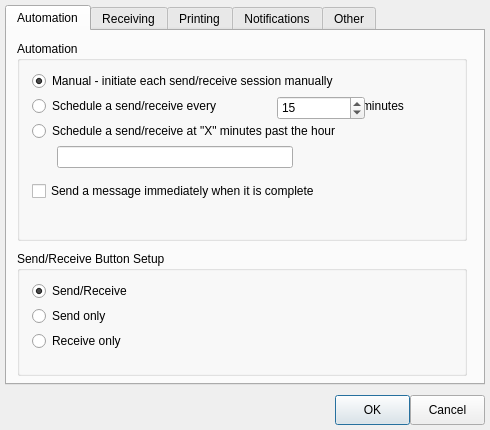
<?xml version="1.0" encoding="UTF-8"?>
<ui version="4.0">
 <class>SendReceiveSettingsDialogClass</class>
 <widget class="QDialog" name="SendReceiveSettingsDialogClass">
  <property name="geometry">
   <rect>
    <x>0</x>
    <y>0</y>
    <width>490</width>
    <height>430</height>
   </rect>
  </property>
  <property name="windowTitle">
   <string>SendReceiveSettingsDialog</string>
  </property>
  <widget class="QTabWidget" name="tabWidget">
   <property name="geometry">
    <rect>
     <x>5</x>
     <y>5</y>
     <width>480</width>
     <height>380</height>
    </rect>
   </property>
   <property name="currentIndex">
    <number>0</number>
   </property>
   <widget class="QWidget" name="tab">
    <attribute name="title">
     <string>Automation</string>
    </attribute>
    <widget class="QGroupBox" name="groupBox_5">
     <property name="geometry">
      <rect>
       <x>10</x>
       <y>10</y>
       <width>450</width>
       <height>200</height>
      </rect>
     </property>
     <property name="title">
      <string>Automation</string>
     </property>
     <widget class="QRadioButton" name="cManual">
      <property name="geometry">
       <rect>
        <x>15</x>
        <y>30</y>
        <width>400</width>
        <height>20</height>
       </rect>
      </property>
      <property name="text">
       <string>Manual - initiate each send/receive session manually</string>
      </property>
      <property name="checked">
       <bool>true</bool>
      </property>
     </widget>
     <widget class="QRadioButton" name="cEveryN">
      <property name="geometry">
       <rect>
        <x>15</x>
        <y>55</y>
        <width>240</width>
        <height>20</height>
       </rect>
      </property>
      <property name="text">
       <string>Schedule a send/receive every</string>
      </property>
     </widget>
     <widget class="QRadioButton" name="cEveryX">
      <property name="geometry">
       <rect>
        <x>15</x>
        <y>80</y>
        <width>400</width>
        <height>20</height>
       </rect>
      </property>
      <property name="text">
       <string>Schedule a send/receive at &quot;X&quot; minutes past the hour</string>
      </property>
     </widget>
     <widget class="QLineEdit" name="cEveryXList">
      <property name="geometry">
       <rect>
        <x>40</x>
        <y>105</y>
        <width>236</width>
        <height>22</height>
       </rect>
      </property>
     </widget>
     <widget class="QLabel" name="label_4">
      <property name="geometry">
       <rect>
        <x>345</x>
        <y>55</y>
        <width>55</width>
        <height>20</height>
       </rect>
      </property>
      <property name="text">
       <string>minutes</string>
      </property>
     </widget>
     <widget class="QSpinBox" name="cEveryNTime">
      <property name="geometry">
       <rect>
        <x>260</x>
        <y>55</y>
        <width>88</width>
        <height>24</height>
       </rect>
      </property>
      <property name="minimum">
       <number>1</number>
      </property>
      <property name="maximum">
       <number>999</number>
      </property>
      <property name="value">
       <number>15</number>
      </property>
     </widget>
     <widget class="QCheckBox" name="cSendImmediate">
      <property name="geometry">
       <rect>
        <x>15</x>
        <y>140</y>
        <width>400</width>
        <height>20</height>
       </rect>
      </property>
      <property name="text">
       <string>Send a message immediately when it is complete</string>
      </property>
     </widget>
    </widget>
    <widget class="QGroupBox" name="groupBox_6">
     <property name="geometry">
      <rect>
       <x>10</x>
       <y>220</y>
       <width>450</width>
       <height>125</height>
      </rect>
     </property>
     <property name="title">
      <string>Send/Receive Button Setup</string>
     </property>
     <widget class="QRadioButton" name="cSendReceive">
      <property name="geometry">
       <rect>
        <x>15</x>
        <y>30</y>
        <width>205</width>
        <height>20</height>
       </rect>
      </property>
      <property name="text">
       <string>Send/Receive</string>
      </property>
      <property name="checked">
       <bool>true</bool>
      </property>
     </widget>
     <widget class="QRadioButton" name="cSendOnly">
      <property name="geometry">
       <rect>
        <x>15</x>
        <y>55</y>
        <width>205</width>
        <height>20</height>
       </rect>
      </property>
      <property name="text">
       <string>Send only</string>
      </property>
     </widget>
     <widget class="QRadioButton" name="cReceiveOnly">
      <property name="geometry">
       <rect>
        <x>15</x>
        <y>80</y>
        <width>205</width>
        <height>20</height>
       </rect>
      </property>
      <property name="text">
       <string>Receive only</string>
      </property>
     </widget>
    </widget>
   </widget>
   <widget class="QWidget" name="tab_2">
    <attribute name="title">
     <string>Receiving</string>
    </attribute>
    <widget class="QGroupBox" name="groupBox_2">
     <property name="geometry">
      <rect>
       <x>10</x>
       <y>10</y>
       <width>450</width>
       <height>330</height>
      </rect>
     </property>
     <property name="title">
      <string>GroupBox</string>
     </property>
    </widget>
   </widget>
   <widget class="QWidget" name="tab_3">
    <attribute name="title">
     <string>Printing</string>
    </attribute>
    <widget class="QGroupBox" name="groupBox_3">
     <property name="geometry">
      <rect>
       <x>10</x>
       <y>10</y>
       <width>450</width>
       <height>330</height>
      </rect>
     </property>
     <property name="title">
      <string>GroupBox</string>
     </property>
    </widget>
   </widget>
   <widget class="QWidget" name="tab_4">
    <attribute name="title">
     <string>Notifications</string>
    </attribute>
    <widget class="QGroupBox" name="groupBox_4">
     <property name="geometry">
      <rect>
       <x>10</x>
       <y>10</y>
       <width>450</width>
       <height>330</height>
      </rect>
     </property>
     <property name="title">
      <string>GroupBox</string>
     </property>
    </widget>
   </widget>
   <widget class="QWidget" name="tab_5">
    <attribute name="title">
     <string>Other</string>
    </attribute>
    <widget class="QGroupBox" name="groupBox_7">
     <property name="geometry">
      <rect>
       <x>10</x>
       <y>10</y>
       <width>450</width>
       <height>330</height>
      </rect>
     </property>
     <property name="title">
      <string>GroupBox</string>
     </property>
    </widget>
   </widget>
  </widget>
  <widget class="QPushButton" name="cOK">
   <property name="geometry">
    <rect>
     <x>335</x>
     <y>395</y>
     <width>75</width>
     <height>30</height>
    </rect>
   </property>
   <property name="text">
    <string>OK</string>
   </property>
  </widget>
  <widget class="QPushButton" name="cCancel">
   <property name="geometry">
    <rect>
     <x>410</x>
     <y>395</y>
     <width>75</width>
     <height>30</height>
    </rect>
   </property>
   <property name="text">
    <string>Cancel</string>
   </property>
  </widget>
 </widget>
 <layoutdefault spacing="6" margin="11"/>
 <resources/>
 <connections>
  <connection>
   <sender>cOK</sender>
   <signal>clicked()</signal>
   <receiver>SendReceiveSettingsDialogClass</receiver>
   <slot>accept()</slot>
   <hints>
    <hint type="sourcelabel">
     <x>366</x>
     <y>412</y>
    </hint>
    <hint type="destinationlabel">
     <x>284</x>
     <y>404</y>
    </hint>
   </hints>
  </connection>
  <connection>
   <sender>cCancel</sender>
   <signal>clicked()</signal>
   <receiver>SendReceiveSettingsDialogClass</receiver>
   <slot>reject()</slot>
   <hints>
    <hint type="sourcelabel">
     <x>459</x>
     <y>411</y>
    </hint>
    <hint type="destinationlabel">
     <x>468</x>
     <y>426</y>
    </hint>
   </hints>
  </connection>
 </connections>
</ui>
